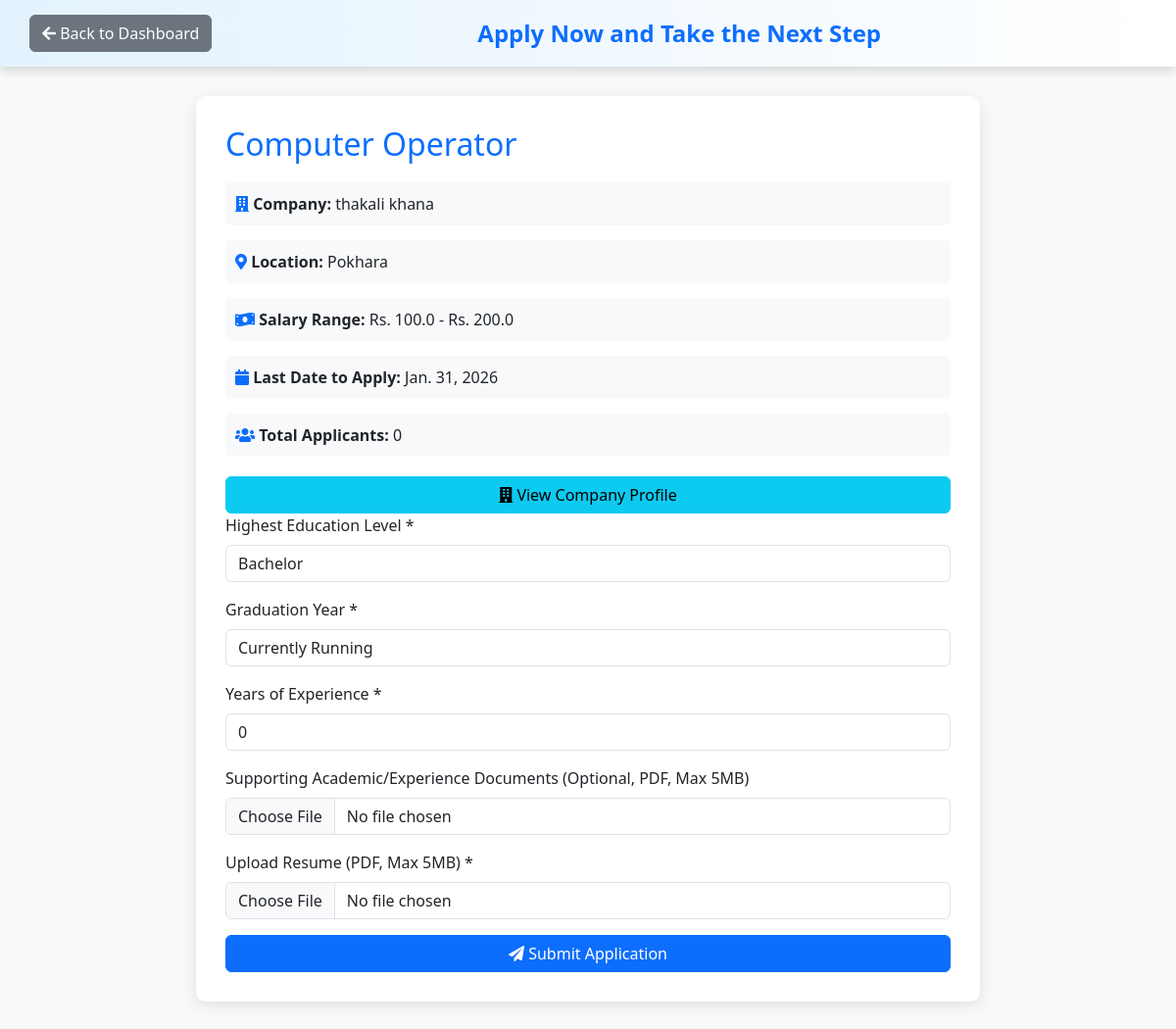
The page /job/28/ (signed in) on the database its author committed.
### hr/models.py (models this page shows, shortened)
class JobPost(models.Model):
    user=models.ForeignKey(User,on_delete=models.CASCADE)
    title=models.CharField(max_length=200)
    address=models.CharField(max_length=200)
    CompanyName=models.CharField(max_length=200)
    salaryLow=models.FloatField(default=0, validators=[MinValueValidator(0)])
    salaryHigh=models.FloatField(default=0, validators=[MinValueValidator(0)])
    applycount=models.IntegerField(default=0)
    lastDateToApply=models.DateField()
    created_at=models.DateTimeField(auto_now_add=True, null=True)
    employment_type = models.CharField(max_length=20, choices=EMPLOYMENT_TYPE_CHOICES, default='full-time', null=True, blank=True)
    work_mode = models.CharField(max_length=20, choices=WORK_MODE_CHOICES, default='on-site', null=True, blank=True)

### candidate/views.py (the view)
# urls.py: path("job/<int:pk>/", views.job_detail, name='job_detail'),
@login_required(login_url='login_user')
def job_detail(request, pk):
    job = JobPost.objects.get(id=pk)
    application = candidateApplication.objects.filter(user=request.user, job=job).first()
    has_applied = application is not None
    application_status = application.status if application else None
    is_shortlisted = IsShortlisted.objects.filter(user=request.user, job=job).exists()
    is_rejected = application_status == 'rejected' if application else False
    company_profile_exists = HRProfile.objects.filter(user=job.user).exists()
    if request.method == 'POST':
        form = JobApplicationForm(request.POST, request.FILES)
        if form.is_valid():
            application = form.save(commit=False)
            application.user = request.user
            application.job = job
            application.save()
            job.applycount += 1
            job.save()
            messages.success(request, "Application submitted successfully!")
            return redirect('candidate_dashboard')
    else:
        form = JobApplicationForm()
    context = {
        'job': job,
        'has_applied': has_applied,
        'application_status': application_status, # Pass application status to template
        'is_shortlisted': is_shortlisted,
        'is_rejected': is_rejected,
        'form': form,
        'company_profile_exists': company_profile_exists,  # Pass flag to template
    }
    return render(request, 'candidate/job_detail.html', context)

### candidate/templates/candidate/job_detail.html (shortened to what this page needs)
<!DOCTYPE html>
<html lang="en">
<head>
    <link href="https://cdn.jsdelivr.net/npm/bootstrap@5.3.8/dist/css/bootstrap.min.css" rel="stylesheet">
    <link rel="stylesheet" href="https://cdnjs.cloudflare.com/ajax/libs/font-awesome/5.15.3/css/all.min.css">
</head>
<body>
<div class="top-bar">
    <div class="d-flex justify-content-between align-items-center">
        <a href="{% url 'candidate_dashboard' %}" class="btn btn-secondary">
            <i class="fas fa-arrow-left"></i> Back to Dashboard
        </a>
        <h4 style="color: #0d6efd; margin: 0; font-weight: 600;">Apply Now and Take the Next Step</h4>
    </div>
</div>
<div class="job-details-card">
    <h2 class="job-title">{{ job.title }}</h2>
    <div class="info-row">
        <i class="fas fa-building text-primary"></i>
        <strong>Company:</strong> {{ job.CompanyName }}
    </div>
    <div class="info-row">
        <i class="fas fa-map-marker-alt text-primary"></i>
        <strong>Location:</strong> {{ job.address }}
    </div>
    <div class="info-row">
        <i class="fas fa-money-bill-wave text-primary"></i>
        <strong>Salary Range:</strong> Rs. {{ job.salaryLow }} - Rs. {{ job.salaryHigh }}
    </div>
    <div class="info-row">
        <i class="fas fa-calendar text-primary"></i>
        <strong>Last Date to Apply:</strong> {{ job.lastDateToApply }}
    </div>
    <div class="info-row">
        <i class="fas fa-users text-primary"></i>
        <strong>Total Applicants:</strong> {{ job.applycount }}
    </div>
    <div class="button-group">
        {% if company_profile_exists %}
            <a href="{% url 'view_hr_profile' job.user.id %}" class="btn btn-info">
                <i class="fas fa-building"></i> View Company Profile
            </a>
        {% else %}
            <button type="button" class="btn btn-info" id="viewProfileBtn">
                <i class="fas fa-building"></i> View Company Profile
            </button>
        {% endif %}
    </div>
    {% if has_applied %}
        {% if is_rejected %}
        <div class="alert alert-danger mt-4">
            <i class="fas fa-times-circle"></i> <strong>Application Rejected</strong> - You have been rejected for this job. Please try again later in the future.
        </div>
        {% elif application_status == 'selected' %}
        <div class="alert alert-info mt-4">
            <i class="fas fa-trophy"></i> <strong>Congratulations!</strong> You have been selected for this job. Further details will be shared with you via email.
        </div>
        {% elif application_status == 'shortlisted' %}
        <div class="alert alert-warning mt-4">
            <i class="fas fa-star"></i> You have been shortlisted for this job.
        </div>
        {% else %}
        <div class="alert alert-success mt-4">
            <i class="fas fa-check-circle"></i> You have already applied for this job!
        </div>
        {% endif %}
    {% else %}
    <form method="post" action="{% url 'job_detail' job.id %}" enctype="multipart/form-data">
        <div class="mb-3">
            <label for="id_education_level" class="form-label">Highest Education Level *</label>
            {{ form.education_level }}
        </div>
        <div class="mb-3">
            <label for="id_passingYear" class="form-label">Graduation Year *</label>
            {{ form.passingYear }}
        </div>
        <div class="mb-3">
            <label for="id_yearOfExp" class="form-label">Years of Experience *</label>
            {{ form.yearOfExp }}
        </div>
        <div class="mb-3">
            <label for="id_support_documents" class="form-label">Supporting Academic/Experience Documents (Optional, PDF, Max 5MB)</label>
            {{ form.support_documents }}
        </div>
        <div class="mb-3">
            <label for="id_resume" class="form-label">Upload Resume (PDF, Max 5MB) *</label>
            {{ form.resume }}
        </div>
        <button type="submit" class="btn btn-primary w-100">
            <i class="fas fa-paper-plane"></i> Submit Application
        </button>
    </form>
    {% endif %}
</div>
</body>
</html>

### candidate/templates/candidate/job_detail.html (style rules this page uses)
body { background: #f8f9fa; font-family: 'Segoe UI', Tahoma, Geneva, Verdana, sans-serif; }
.top-bar { background: linear-gradient(90deg, #e3f2fd, #ffffff); padding: 15px 30px; box-shadow: 0 4px 10px rgba(0,0,0,0.15); }
.job-details-card { max-width: 800px; margin: 30px auto; padding: 30px; background: white; border-radius: 10px; box-shadow: 0 4px 15px rgba(0,0,0,0.1); }
.job-title { color: #0d6efd; margin-bottom: 20px; }
.info-row { margin-bottom: 15px; padding: 10px; background: #f8f9fa; border-radius: 5px; }
.button-group { display: flex; gap: 10px; margin-top: 20px; flex-wrap: wrap; }
.button-group .btn { flex: 1; min-width: 150px; }

### rows shown on the page
JobPost: title "Computer Operator", CompanyName "thakali khana", address "Pokhara", salaryLow "100.0", salaryHigh "200.0", lastDateToApply "Jan. 31, 2026", applycount "0"
